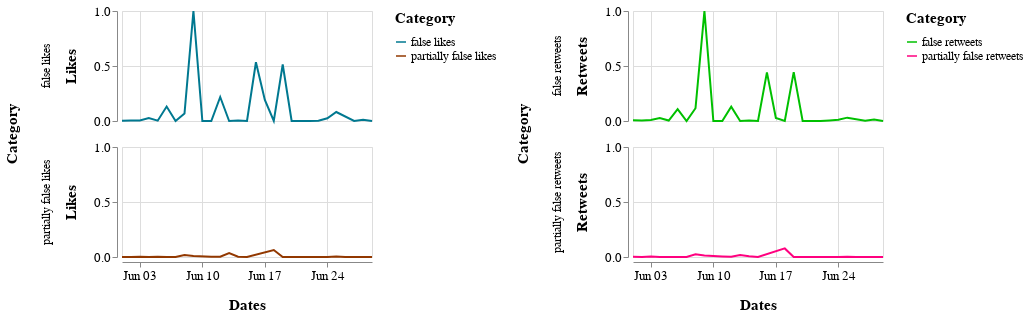

Source (notebook cell):
### Markdown cell above
## June 2020

### Code cell
alt.hconcat(c1_jun, c2_jun).resolve_scale(color='independent').configure_axis(
    labelFontSize=13,
    titleFontSize=15,
    titlePadding=15
).configure_legend(
    titleFontSize=15,
    titlePadding= 10,
    labelFontSize=12
).configure_header(
    titleFontSize=15,
    labelFontSize=12
)

### Figure 1 — Vega-Lite specification as saved in the notebook (floating-point values rounded to 4 significant figures)
{"config": {"view": {"continuousWidth": 400, "continuousHeight": 300}, "axis": {"labelFontSize": 13, "titleFontSize": 15, "titlePadding": 15}, "header": {"labelFontSize": 12, "titleFontSize": 15}, "legend": {"labelFontSize": 12, "titleFontSize": 15, "titlePadding": 10}}, "hconcat": [{"data": {"name": "data-59eeda2f460ba0cded2d9da540771690"}, "mark": "line", "encoding": {"color": {"type": "nominal", "field": "Category", "scale": {"range": ["#007890", "#923800"]}}, "row": {"type": "nominal", "field": "Category"}, "x": {"type": "temporal", "field": "Dates", "timeUnit": "monthdate", "title": "Dates"}, "y": {"type": "quantitative", "field": "Likes"}}, "height": 110, "width": 250}, {"data": {"name": "data-62030df6cbeefe094b6aa2c41539a308"}, "mark": "line", "encoding": {"color": {"type": "nominal", "field": "Category", "scale": {"range": ["#00C000", "#FF007F"]}}, "row": {"type": "nominal", "field": "Category"}, "x": {"type": "temporal", "field": "Dates", "timeUnit": "monthdate", "title": "Dates"}, "y": {"type": "quantitative", "field": "Retweets"}}, "height": 110, "width": 250}], "resolve": {"scale": {"color": "independent"}}, "$schema": "https://vega.github.io/schema/vega-lite/v4.8.1.json", "datasets": {"data-59eeda2f460ba0cded2d9da540771690": [{"Dates": "2020-06-01T00:00:00", "Likes": 0.000406, "Category": "partially false likes"}, {"Dates": "2020-06-04T00:00:00", "Likes": 0.02638, "Category": "false likes"}, {"Dates": "2020-06-06T00:00:00", "Likes": 0.1314, "Category": "false likes"}, {"Dates": "2020-06-08T00:00:00", "Likes": 0.06787, "Category": "false likes"}, {"Dates": "2020-06-08T00:00:00", "Likes": 0.01819, "Category": "partially false likes"}, {"Dates": "2020-06-09T00:00:00", "Likes": 1.0, "Category": "false likes"}, {"Dates": "2020-06-10T00:00:00", "Likes": 3.384e-05, "Category": "false likes"}, {"Dates": "2020-06-11T00:00:00", "Likes": 0.0001692, "Category": "false likes"}, {"Dates": "2020-06-11T00:00:00", "Likes": 0.002199, "Category": "partially false likes"}, {"Dates": "2020-06-12T00:00:00", "Likes": 0.2181, "Category": "false likes"}, {"Dates": "2020-06-13T00:00:00", "Likes": 0.03557, "Category": "partially false likes"}, {"Dates": "2020-06-14T00:00:00", "Likes": 0.004895, "Category": "false likes"}, {"Dates": "2020-06-14T00:00:00", "Likes": 0.002594, "Category": "partially false likes"}, {"Dates": "2020-06-16T00:00:00", "Likes": 0.5342, "Category": "false likes"}, {"Dates": "2020-06-17T00:00:00", "Likes": 0.1917, "Category": "false likes"}, {"Dates": "2020-06-24T00:00:00", "Likes": 0.0249, "Category": "false likes"}, {"Dates": "2020-06-24T00:00:00", "Likes": 0.0005188, "Category": "partially false likes"}, {"Dates": "2020-06-25T00:00:00", "Likes": 0.00432, "Category": "partially false likes"}, {"Dates": "2020-06-25T00:00:00", "Likes": 0.08173, "Category": "false likes"}, {"Dates": "2020-06-26T00:00:00", "Likes": 1.128e-05, "Category": "partially false likes"}, {"Dates": "2020-06-01T00:00:00", "Likes": 0.003271, "Category": "false likes"}, {"Dates": "2020-06-02T00:00:00", "Likes": 0.004478, "Category": "false likes"}, {"Dates": "2020-06-02T00:00:00", "Likes": 0.000203, "Category": "partially false likes"}, {"Dates": "2020-06-04T00:00:00", "Likes": 0.0002481, "Category": "partially false likes"}, {"Dates": "2020-06-05T00:00:00", "Likes": 0.002932, "Category": "false likes"}, {"Dates": "2020-06-09T00:00:00", "Likes": 0.009406, "Category": "partially false likes"}, {"Dates": "2020-06-23T00:00:00", "Likes": 0.001771, "Category": "false likes"}, {"Dates": "2020-06-03T00:00:00", "Likes": 0.004286, "Category": "false likes"}, {"Dates": "2020-06-03T00:00:00", "Likes": 0.001421, "Category": "partially false likes"}, {"Dates": "2020-06-18T00:00:00", "Likes": 0.06333, "Category": "partially false likes"}, {"Dates": "2020-06-28T00:00:00", "Likes": 0.01106, "Category": "false likes"}, {"Dates": "2020-06-05T00:00:00", "Likes": 0.001308, "Category": "partially false likes"}, {"Dates": "2020-06-12T00:00:00", "Likes": 0.002301, "Category": "partially false likes"}, {"Dates": "2020-06-27T00:00:00", "Likes": 0.000203, "Category": "partially false likes"}, {"Dates": "2020-06-06T00:00:00", "Likes": 0.0005527, "Category": "partially false likes"}, {"Dates": "2020-06-13T00:00:00", "Likes": 0.0001466, "Category": "false likes"}, {"Dates": "2020-06-19T00:00:00", "Likes": 2.256e-05, "Category": "partially false likes"}, {"Dates": "2020-06-18T00:00:00", "Likes": 0.0009136, "Category": "false likes"}, {"Dates": "2020-06-19T00:00:00", "Likes": 0.5134, "Category": "false likes"}, {"Dates": "2020-06-27T00:00:00", "Likes": 0.0009023, "Category": "false likes"}, {"Dates": "2020-06-07T00:00:00", "Likes": 0.0, "Category": "false likes"}, {"Dates": "2020-06-07T00:00:00", "Likes": 0.0, "Category": "partially false likes"}, {"Dates": "2020-06-15T00:00:00", "Likes": 0.0, "Category": "false likes"}, {"Dates": "2020-06-15T00:00:00", "Likes": 0.0, "Category": "partially false likes"}, {"Dates": "2020-06-20T00:00:00", "Likes": 0.0, "Category": "false likes"}, {"Dates": "2020-06-20T00:00:00", "Likes": 0.0, "Category": "partially false likes"}, {"Dates": "2020-06-21T00:00:00", "Likes": 0.0, "Category": "false likes"}, {"Dates": "2020-06-21T00:00:00", "Likes": 0.0, "Category": "partially false likes"}, {"Dates": "2020-06-22T00:00:00", "Likes": 0.0, "Category": "false likes"}, {"Dates": "2020-06-22T00:00:00", "Likes": 0.0, "Category": "partially false likes"}, {"Dates": "2020-06-29T00:00:00", "Likes": 0.0, "Category": "false likes"}, {"Dates": "2020-06-29T00:00:00", "Likes": 0.0, "Category": "partially false likes"}], "data-62030df6cbeefe094b6aa2c41539a308": [{"Dates": "2020-06-01T00:00:00", "Retweets": 0.001376, "Category": "partially false retweets"}, {"Dates": "2020-06-04T00:00:00", "Retweets": 0.02708, "Category": "false retweets"}, {"Dates": "2020-06-06T00:00:00", "Retweets": 0.1078, "Category": "false retweets"}, {"Dates": "2020-06-08T00:00:00", "Retweets": 0.1162, "Category": "false retweets"}, {"Dates": "2020-06-08T00:00:00", "Retweets": 0.02548, "Category": "partially false retweets"}, {"Dates": "2020-06-09T00:00:00", "Retweets": 1.0, "Category": "false retweets"}, {"Dates": "2020-06-10T00:00:00", "Retweets": 3.72e-05, "Category": "false retweets"}, {"Dates": "2020-06-11T00:00:00", "Retweets": 0.0005951, "Category": "false retweets"}, {"Dates": "2020-06-11T00:00:00", "Retweets": 0.004761, "Category": "partially false retweets"}, {"Dates": "2020-06-12T00:00:00", "Retweets": 0.1296, "Category": "false retweets"}, {"Dates": "2020-06-13T00:00:00", "Retweets": 0.01707, "Category": "partially false retweets"}, {"Dates": "2020-06-14T00:00:00", "Retweets": 0.004203, "Category": "false retweets"}, {"Dates": "2020-06-14T00:00:00", "Retweets": 0.007216, "Category": "partially false retweets"}, {"Dates": "2020-06-16T00:00:00", "Retweets": 0.4424, "Category": "false retweets"}, {"Dates": "2020-06-17T00:00:00", "Retweets": 0.02793, "Category": "false retweets"}, {"Dates": "2020-06-24T00:00:00", "Retweets": 0.01053, "Category": "false retweets"}, {"Dates": "2020-06-24T00:00:00", "Retweets": 0.0009299, "Category": "partially false retweets"}, {"Dates": "2020-06-25T00:00:00", "Retweets": 0.002678, "Category": "partially false retweets"}, {"Dates": "2020-06-25T00:00:00", "Retweets": 0.03046, "Category": "false retweets"}, {"Dates": "2020-06-26T00:00:00", "Retweets": 0.0, "Category": "partially false retweets"}, {"Dates": "2020-06-01T00:00:00", "Retweets": 0.0077, "Category": "false retweets"}, {"Dates": "2020-06-02T00:00:00", "Retweets": 0.005245, "Category": "false retweets"}, {"Dates": "2020-06-02T00:00:00", "Retweets": 0.0002604, "Category": "partially false retweets"}, {"Dates": "2020-06-04T00:00:00", "Retweets": 0.0004092, "Category": "partially false retweets"}, {"Dates": "2020-06-05T00:00:00", "Retweets": 0.003906, "Category": "false retweets"}, {"Dates": "2020-06-09T00:00:00", "Retweets": 0.01395, "Category": "partially false retweets"}, {"Dates": "2020-06-23T00:00:00", "Retweets": 0.005059, "Category": "false retweets"}, {"Dates": "2020-06-03T00:00:00", "Retweets": 0.009671, "Category": "false retweets"}, {"Dates": "2020-06-03T00:00:00", "Retweets": 0.004054, "Category": "partially false retweets"}, {"Dates": "2020-06-18T00:00:00", "Retweets": 0.078, "Category": "partially false retweets"}, {"Dates": "2020-06-28T00:00:00", "Retweets": 0.01313, "Category": "false retweets"}, {"Dates": "2020-06-05T00:00:00", "Retweets": 0.0002232, "Category": "partially false retweets"}, {"Dates": "2020-06-12T00:00:00", "Retweets": 0.001711, "Category": "partially false retweets"}, {"Dates": "2020-06-27T00:00:00", "Retweets": 0.0004092, "Category": "partially false retweets"}, {"Dates": "2020-06-06T00:00:00", "Retweets": 0.0004092, "Category": "partially false retweets"}, {"Dates": "2020-06-13T00:00:00", "Retweets": 0.0001116, "Category": "false retweets"}, {"Dates": "2020-06-19T00:00:00", "Retweets": 0.0, "Category": "partially false retweets"}, {"Dates": "2020-06-18T00:00:00", "Retweets": 0.001079, "Category": "false retweets"}, {"Dates": "2020-06-19T00:00:00", "Retweets": 0.444, "Category": "false retweets"}, {"Dates": "2020-06-27T00:00:00", "Retweets": 0.001562, "Category": "false retweets"}, {"Dates": "2020-06-07T00:00:00", "Retweets": 0.0, "Category": "false retweets"}, {"Dates": "2020-06-07T00:00:00", "Retweets": 0.0, "Category": "partially false retweets"}, {"Dates": "2020-06-15T00:00:00", "Retweets": 0.0, "Category": "false retweets"}, {"Dates": "2020-06-15T00:00:00", "Retweets": 0.0, "Category": "partially false retweets"}, {"Dates": "2020-06-20T00:00:00", "Retweets": 0.0, "Category": "false retweets"}, {"Dates": "2020-06-20T00:00:00", "Retweets": 0.0, "Category": "partially false retweets"}, {"Dates": "2020-06-21T00:00:00", "Retweets": 0.0, "Category": "false retweets"}, {"Dates": "2020-06-21T00:00:00", "Retweets": 0.0, "Category": "partially false retweets"}, {"Dates": "2020-06-22T00:00:00", "Retweets": 0.0, "Category": "false retweets"}, {"Dates": "2020-06-22T00:00:00", "Retweets": 0.0, "Category": "partially false retweets"}, {"Dates": "2020-06-29T00:00:00", "Retweets": 0.0, "Category": "false retweets"}, {"Dates": "2020-06-29T00:00:00", "Retweets": 0.0, "Category": "partially false retweets"}]}}
